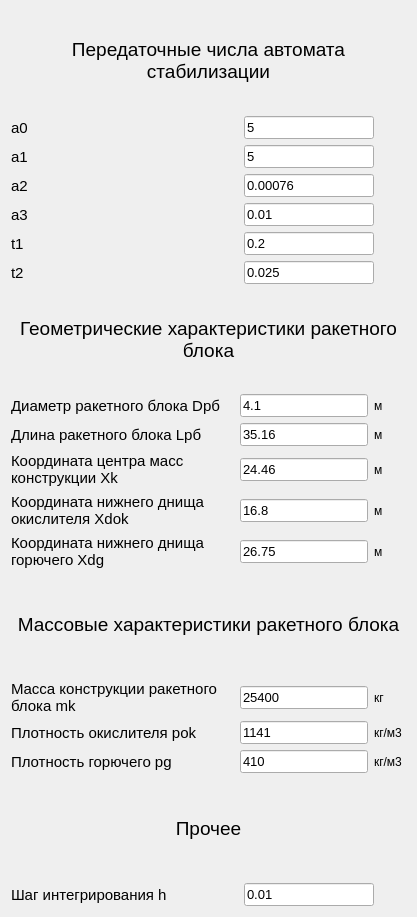
         <widget class="QWidget" name="scrollAreaWidgetContents_2">
          <property name="geometry">
           <rect>
            <x>0</x>
            <y>0</y>
            <width>417</width>
            <height>917</height>
           </rect>
          </property>
          <layout class="QVBoxLayout" name="verticalLayout_8">
           <item>
            <widget class="QLabel" name="label_56">
             <property name="font">
              <font>
               <pointsize>14</pointsize>
              </font>
             </property>
             <property name="text">
              <string>Передаточные числа автомата стабилизации</string>
             </property>
             <property name="alignment">
              <set>Qt::AlignmentFlag::AlignCenter</set>
             </property>
             <property name="wordWrap">
              <bool>true</bool>
             </property>
            </widget>
           </item>
           <item>
            <layout class="QGridLayout" name="gridLayout_8" columnstretch="7,4,1">
             <item row="4" column="1">
              <widget class="QLineEdit" name="le_t1">
               <property name="font">
                <font>
                 <pointsize>10</pointsize>
                </font>
               </property>
               <property name="text">
                <string>0.2</string>
               </property>
              </widget>
             </item>
             <item row="4" column="0">
              <widget class="QLabel" name="lab_t1">
               <property name="font">
                <font>
                 <pointsize>11</pointsize>
                </font>
               </property>
               <property name="text">
                <string>t1</string>
               </property>
              </widget>
             </item>
             <item row="1" column="1">
              <widget class="QLineEdit" name="le_a1">
               <property name="font">
                <font>
                 <pointsize>10</pointsize>
                </font>
               </property>
               <property name="text">
                <string>5</string>
               </property>
              </widget>
             </item>
             <item row="2" column="0">
              <widget class="QLabel" name="lab_a2">
               <property name="font">
                <font>
                 <pointsize>11</pointsize>
                </font>
               </property>
               <property name="text">
                <string>a2</string>
               </property>
              </widget>
             </item>
             <item row="2" column="1">
              <widget class="QLineEdit" name="le_a2">
               <property name="font">
                <font>
                 <pointsize>10</pointsize>
                </font>
               </property>
               <property name="text">
                <string>0.00076</string>
               </property>
              </widget>
             </item>
             <item row="5" column="1">
              <widget class="QLineEdit" name="le_t2">
               <property name="font">
                <font>
                 <pointsize>10</pointsize>
                </font>
               </property>
               <property name="text">
                <string>0.025</string>
               </property>
              </widget>
             </item>
             <item row="3" column="0">
              <widget class="QLabel" name="lab_a3">
               <property name="font">
                <font>
                 <pointsize>11</pointsize>
                </font>
               </property>
               <property name="text">
                <string>a3</string>
               </property>
              </widget>
             </item>
             <item row="0" column="1">
              <widget class="QLineEdit" name="le_a0">
               <property name="font">
                <font>
                 <pointsize>10</pointsize>
                </font>
               </property>
               <property name="text">
                <string>5</string>
               </property>
              </widget>
             </item>
             <item row="5" column="0">
              <widget class="QLabel" name="lab_t2">
               <property name="font">
                <font>
                 <pointsize>11</pointsize>
                </font>
               </property>
               <property name="text">
                <string>t2</string>
               </property>
              </widget>
             </item>
             <item row="1" column="0">
              <widget class="QLabel" name="lab_a1">
               <property name="font">
                <font>
                 <pointsize>11</pointsize>
                </font>
               </property>
               <property name="text">
                <string>a1</string>
               </property>
              </widget>
             </item>
             <item row="3" column="1">
              <widget class="QLineEdit" name="le_a3">
               <property name="font">
                <font>
                 <pointsize>10</pointsize>
                </font>
               </property>
               <property name="text">
                <string>0.01</string>
               </property>
              </widget>
             </item>
             <item row="0" column="0">
              <widget class="QLabel" name="lab_a0">
               <property name="font">
                <font>
                 <pointsize>11</pointsize>
                </font>
               </property>
               <property name="text">
                <string>a0</string>
               </property>
              </widget>
             </item>
             <item row="0" column="2">
              <spacer name="horizontalSpacer_4">
               <property name="orientation">
                <enum>Qt::Orientation::Horizontal</enum>
               </property>
               <property name="sizeHint" stdset="0">
                <size>
                 <width>40</width>
                 <height>20</height>
                </size>
               </property>
              </spacer>
             </item>
            </layout>
           </item>
           <item>
            <widget class="QLabel" name="label_57">
             <property name="font">
              <font>
               <pointsize>14</pointsize>
              </font>
             </property>
             <property name="text">
              <string>Геометрические характеристики ракетного блока</string>
             </property>
             <property name="alignment">
              <set>Qt::AlignmentFlag::AlignCenter</set>
             </property>
             <property name="wordWrap">
              <bool>true</bool>
             </property>
            </widget>
           </item>
           <item>
            <layout class="QGridLayout" name="gridLayout_9" columnstretch="7,4,1">
             <item row="0" column="0">
              <widget class="QLabel" name="lab_Drb">
               <property name="font">
                <font>
                 <pointsize>11</pointsize>
                </font>
               </property>
               <property name="text">
                <string>Диаметр ракетного блока Dpб</string>
               </property>
               <property name="wordWrap">
                <bool>true</bool>
               </property>
              </widget>
             </item>
             <item row="0" column="1">
              <widget class="QLineEdit" name="le_Drb">
               <property name="font">
                <font>
                 <pointsize>10</pointsize>
                </font>
               </property>
               <property name="text">
                <string>4.1</string>
               </property>
              </widget>
             </item>
             <item row="0" column="2">
              <widget class="QLabel" name="label_58">
               <property name="text">
                <string>м</string>
               </property>
              </widget>
             </item>
             <item row="1" column="0">
              <widget class="QLabel" name="lab_Lrb">
               <property name="font">
                <font>
                 <pointsize>11</pointsize>
                </font>
               </property>
               <property name="text">
                <string>Длина ракетного блока Lрб</string>
               </property>
               <property name="wordWrap">
                <bool>true</bool>
               </property>
              </widget>
             </item>
             <item row="1" column="1">
              <widget class="QLineEdit" name="le_Lrb">
               <property name="font">
                <font>
                 <pointsize>10</pointsize>
                </font>
               </property>
               <property name="text">
                <string>35.16</string>
               </property>
              </widget>
             </item>
             <item row="1" column="2">
              <widget class="QLabel" name="label_59">
               <property name="text">
                <string>м</string>
               </property>
              </widget>
             </item>
             <item row="2" column="0">
              <widget class="QLabel" name="lab_Xk">
               <property name="font">
                <font>
                 <pointsize>11</pointsize>
                </font>
               </property>
               <property name="text">
                <string>Координата центра масс конструкции Xk</string>
               </property>
               <property name="wordWrap">
                <bool>true</bool>
               </property>
              </widget>
             </item>
             <item row="2" column="1">
              <widget class="QLineEdit" name="le_Xk">
               <property name="font">
                <font>
                 <pointsize>10</pointsize>
                </font>
               </property>
               <property name="text">
                <string>24.46</string>
               </property>
              </widget>
             </item>
             <item row="2" column="2">
              <widget class="QLabel" name="label_60">
               <property name="text">
                <string>м</string>
               </property>
              </widget>
             </item>
             <item row="3" column="0">
              <widget class="QLabel" name="lab_Xdok">
               <property name="font">
                <font>
                 <pointsize>11</pointsize>
                </font>
               </property>
               <property name="text">
                <string>Координата нижнего днища окислителя Xdok</string>
               </property>
               <property name="wordWrap">
                <bool>true</bool>
               </property>
              </widget>
             </item>
             <item row="3" column="1">
              <widget class="QLineEdit" name="le_Xdok">
               <property name="font">
                <font>
                 <pointsize>10</pointsize>
                </font>
               </property>
               <property name="text">
                <string>16.8</string>
               </property>
              </widget>
             </item>
             <item row="3" column="2">
              <widget class="QLabel" name="label_61">
               <property name="text">
                <string>м</string>
               </property>
              </widget>
             </item>
             <item row="4" column="0">
              <widget class="QLabel" name="lab_Xdg">
               <property name="font">
                <font>
                 <pointsize>11</pointsize>
                </font>
               </property>
               <property name="text">
                <string>Координата нижнего днища горючего Xdg</string>
               </property>
               <property name="wordWrap">
                <bool>true</bool>
               </property>
              </widget>
             </item>
             <item row="4" column="1">
              <widget class="QLineEdit" name="le_Xdg">
               <property name="font">
                <font>
                 <pointsize>10</pointsize>
                </font>
               </property>
               <property name="text">
                <string>26.75</string>
               </property>
              </widget>
             </item>
             <item row="4" column="2">
              <widget class="QLabel" name="label_62">
               <property name="text">
                <string>м</string>
               </property>
              </widget>
             </item>
            </layout>
           </item>
           <item>
            <widget class="QLabel" name="label_64">
             <property name="font">
              <font>
               <pointsize>14</pointsize>
              </font>
             </property>
             <property name="text">
              <string>Массовые характеристики ракетного блока</string>
             </property>
             <property name="alignment">
              <set>Qt::AlignmentFlag::AlignCenter</set>
             </property>
             <property name="wordWrap">
              <bool>true</bool>
             </property>
            </widget>
           </item>
           <item>
            <layout class="QGridLayout" name="gridLayout_10" columnstretch="7,4,1" columnminimumwidth="7,4,1">
             <item row="0" column="0">
              <widget class="QLabel" name="lab_mk">
               <property name="font">
                <font>
                 <pointsize>11</pointsize>
                </font>
               </property>
               <property name="text">
                <string>Масса конструкции ракетного блока mk</string>
               </property>
               <property name="wordWrap">
                <bool>true</bool>
               </property>
              </widget>
             </item>
             <item row="0" column="1">
              <widget class="QLineEdit" name="le_mk">
               <property name="font">
                <font>
                 <pointsize>10</pointsize>
                </font>
               </property>
               <property name="text">
                <string>25400</string>
               </property>
              </widget>
             </item>
             <item row="0" column="2">
              <widget class="QLabel" name="label_65">
               <property name="text">
                <string>кг</string>
               </property>
              </widget>
             </item>
             <item row="1" column="0">
              <widget class="QLabel" name="lab_pok">
               <property name="font">
                <font>
                 <pointsize>11</pointsize>
                </font>
               </property>
               <property name="text">
                <string>Плотность окислителя pok</string>
               </property>
               <property name="wordWrap">
                <bool>true</bool>
               </property>
              </widget>
             </item>
             <item row="1" column="1">
              <widget class="QLineEdit" name="le_pok">
               <property name="font">
                <font>
                 <pointsize>10</pointsize>
                </font>
               </property>
               <property name="text">
                <string>1141</string>
               </property>
              </widget>
             </item>
             <item row="1" column="2">
              <widget class="QLabel" name="label_66">
               <property name="text">
                <string>кг/м3</string>
               </property>
              </widget>
             </item>
             <item row="2" column="0">
              <widget class="QLabel" name="lab_pg">
               <property name="font">
                <font>
                 <pointsize>11</pointsize>
                </font>
               </property>
               <property name="text">
                <string>Плотность горючего pg</string>
               </property>
               <property name="wordWrap">
                <bool>true</bool>
               </property>
              </widget>
             </item>
             <item row="2" column="1">
              <widget class="QLineEdit" name="le_pg">
               <property name="font">
                <font>
                 <pointsize>10</pointsize>
                </font>
               </property>
               <property name="text">
                <string>410</string>
               </property>
              </widget>
             </item>
             <item row="2" column="2">
              <widget class="QLabel" name="label_67">
               <property name="text">
                <string>кг/м3</string>
               </property>
              </widget>
             </item>
            </layout>
           </item>
           <item>
            <widget class="QLabel" name="label_68">
             <property name="font">
              <font>
               <pointsize>14</pointsize>
              </font>
             </property>
             <property name="text">
              <string>Прочее</string>
             </property>
             <property name="alignment">
              <set>Qt::AlignmentFlag::AlignCenter</set>
             </property>
             <property name="wordWrap">
              <bool>true</bool>
             </property>
            </widget>
           </item>
           <item>
            <layout class="QHBoxLayout" name="horizontalLayout" stretch="7,4,1">
             <item>
              <widget class="QLabel" name="lab_h_dynam">
               <property name="font">
                <font>
                 <pointsize>11</pointsize>
                </font>
               </property>
               <property name="text">
                <string>Шаг интегрирования h</string>
               </property>
               <property name="wordWrap">
                <bool>true</bool>
               </property>
              </widget>
             </item>
             <item>
              <widget class="QLineEdit" name="le_h_dynam">
               <property name="font">
                <font>
                 <pointsize>10</pointsize>
                </font>
               </property>
               <property name="text">
                <string>0.01</string>
               </property>
              </widget>
             </item>
             <item>
              <spacer name="horizontalSpacer_3">
               <property name="orientation">
                <enum>Qt::Orientation::Horizontal</enum>
               </property>
               <property name="sizeHint" stdset="0">
                <size>
                 <width>40</width>
                 <height>20</height>
                </size>
               </property>
              </spacer>
             </item>
            </layout>
           </item>
          </layout>
         </widget>
